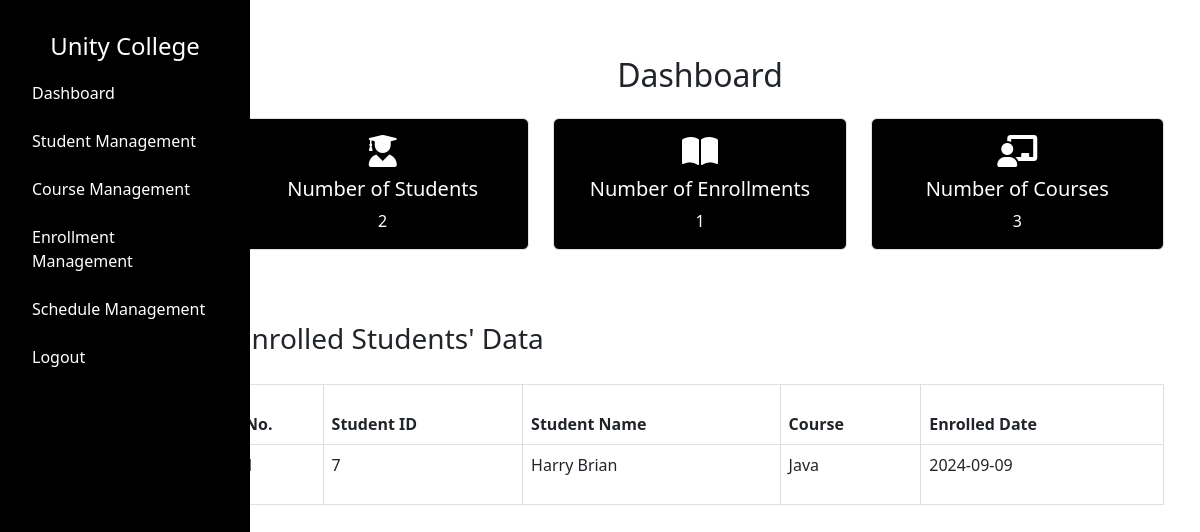
/admin/dashboard (signed in), run on an earlier commit of the app's database.
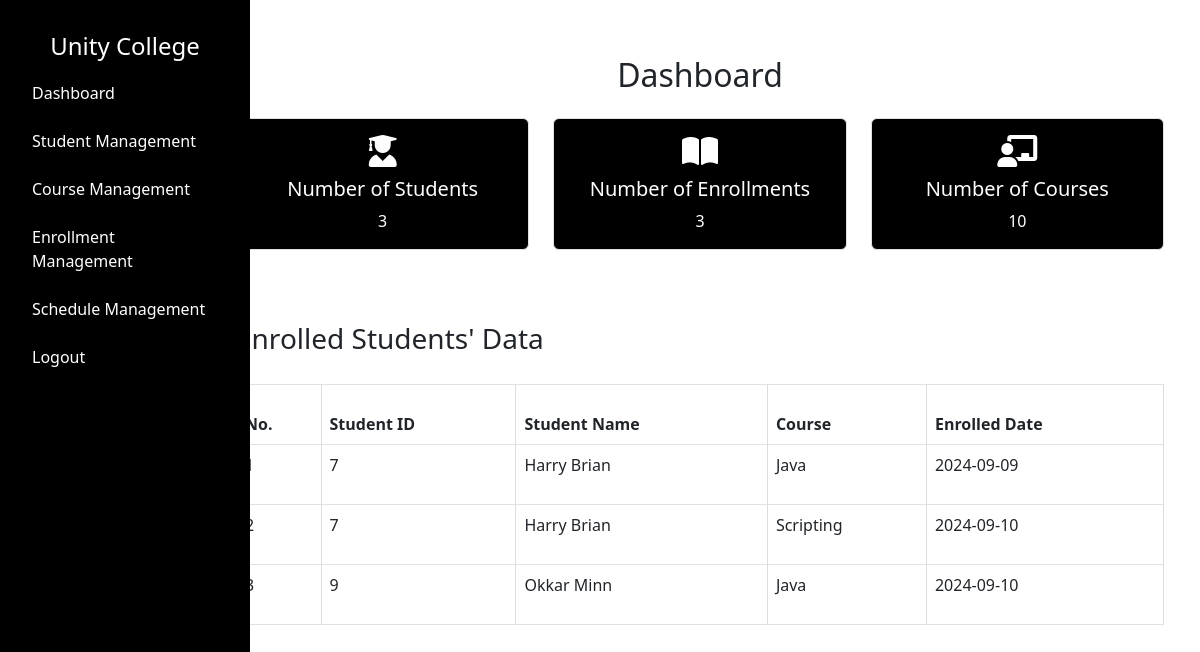
And on a later commit of the database.
### tables this page shows
CREATE TABLE "enrollment" (
    "id" INTEGER PRIMARY KEY AUTOINCREMENT,
    "student_id" INTEGER NOT NULL,
    "course_id" INTEGER NOT NULL,
    "enroll_date" DATE NOT NULL,
    FOREIGN KEY("student_id") REFERENCES "student"("id") ON DELETE RESTRICT,
    FOREIGN KEY("course_id") REFERENCES "course"("id") ON DELETE RESTRICT
);

CREATE TABLE "student" (
    "id" INTEGER PRIMARY KEY AUTOINCREMENT,
    "first_name" TEXT NOT NULL,
    "last_name" TEXT NOT NULL,
    "email" TEXT NOT NULL,
    "phone" INTEGER NOT NULL,
    "address" TEXT NOT NULL,
    "password" TEXT NOT NULL
);

CREATE TABLE "course" (
    "id" INTEGER PRIMARY KEY AUTOINCREMENT,
    "name" TEXT NOT NULL,
    "image" TEXT NOT NULL,
    "description" TEXT NOT NULL,
    "credits" INTEGER NOT NULL,
    "lecturer" TEXT NOT NULL
);

### app.py (the view)
@app.route("/admin/dashboard")
def admin_dashboard():
    if 'username' not in session or session.get('user_type') != 'admin':
        return redirect(url_for('admin_login'))
    username = session.get('username')
    try:
        total_students = query_db("SELECT COUNT(*) FROM student", one=True)[0]
        total_courses = query_db("SELECT COUNT(*) FROM course", one=True)[0]
        total_enrollments = query_db("SELECT COUNT(*) FROM enrollment", one=True)[0]
        enrolled_students = query_db("""
            SELECT
                student.id AS student_id,
                student.first_name || ' ' || student.last_name AS student_name,
                course.name AS course_name,
                enrollment.enroll_date
            FROM enrollment
            JOIN student ON enrollment.student_id = student.id
            JOIN course ON enrollment.course_id = course.id
        """)
        print("Enrolled students:", enrolled_students)
    except Exception as e:
        print(traceback.format_exc())
        total_students = total_courses = total_enrollments = 0
        enrolled_students = []
    return render_template(
        "admin/dashboard.html",
        username=username,
        total_students=total_students,
        total_courses=total_courses,
        total_enrollments=total_enrollments,
        enrolled_students=enrolled_students  # Pass the enrolled students data
    )

### dbcontroller.py (called while the page is built)
def query_db(query, args=(), one=False):
    con = sqlite3.connect('advweb.db')
    cur = con.cursor()
    cur.execute(query, args)
    rv = cur.fetchall()
    cur.close()
    con.close()
    return (rv[0] if rv else None) if one else rv

### templates/admin/dashboard.html (shortened to what this page needs)
{% extends '/admin/layout.html' %} {% block content %}
<link
  rel="stylesheet"
  href="https://cdnjs.cloudflare.com/ajax/libs/font-awesome/6.0.0-beta3/css/all.min.css"
/>
<link href="/static/css/admin/dashboard.css" rel="stylesheet" />
<div class="container mt-4">
  <h2 class="text-center mb-4">Dashboard</h2>
  <div class="row">
    <div class="col-12 col-md-4 mb-4">
      <div class="card">
        <div class="card-body">
          <i class="fas fa-user-graduate fa-2x"></i>
          <h5 class="card-title mt-2">Number of Students</h5>
          <p class="card-text">{{ total_students }}</p>
        </div>
      </div>
    </div>
    <div class="col-12 col-md-4 mb-4">
      <div class="card">
        <div class="card-body">
          <i class="fas fa-book-open fa-2x"></i>
          <h5 class="card-title mt-2">Number of Enrollments</h5>
          <p class="card-text">{{ total_enrollments }}</p>
        </div>
      </div>
    </div>
    <div class="col-12 col-md-4 mb-4">
      <div class="card">
        <div class="card-body">
          <i class="fas fa-chalkboard-teacher fa-2x"></i>
          <h5 class="card-title mt-2">Number of Courses</h5>
          <p class="card-text">{{ total_courses }}</p>
        </div>
      </div>
    </div>
  </div>
  <div class="row mt-5">
    <div class="col-12">
      <h3>Enrolled Students' Data</h3>
      <div class="table-responsive">
        <table class="table table-bordered">
          <thead>
            <tr>
              <th>No.</th>
              <th>Student ID</th>
              <th>Student Name</th>
              <th>Course</th>
              <th>Enrolled Date</th>
            </tr>
          </thead>
          <tbody>
            {% if enrolled_students %} {% for student in enrolled_students %}
            <tr>
              <td>{{ loop.index }}</td>
              <td>{{ student[0] }}</td>
              <td>{{ student[1] }}</td>
              <td>{{ student[2] }}</td>
              <td>{{ student[3]}}</td>
            </tr>
            {% endfor %} {% else %}
            <tr>
              <td colspan="4" class="text-center">No enrollments found.</td>
            </tr>
            {% endif %}
          </tbody>
        </table>
      </div>
    </div>
  </div>
</div>
{% endblock %}

What changed in the data, as far as the page shows it:
added enrollment: student "7", student "Harry Brian", name "Scripting", enroll_date "2024-09-10"
added enrollment: student "9", student "Okkar Minn", name "Java", enroll_date "2024-09-10"
Also different on the page:
{{ total_students }}: "2" → "3"
{{ total_enrollments }}: "1" → "3"
{{ total_courses }}: "3" → "10"
